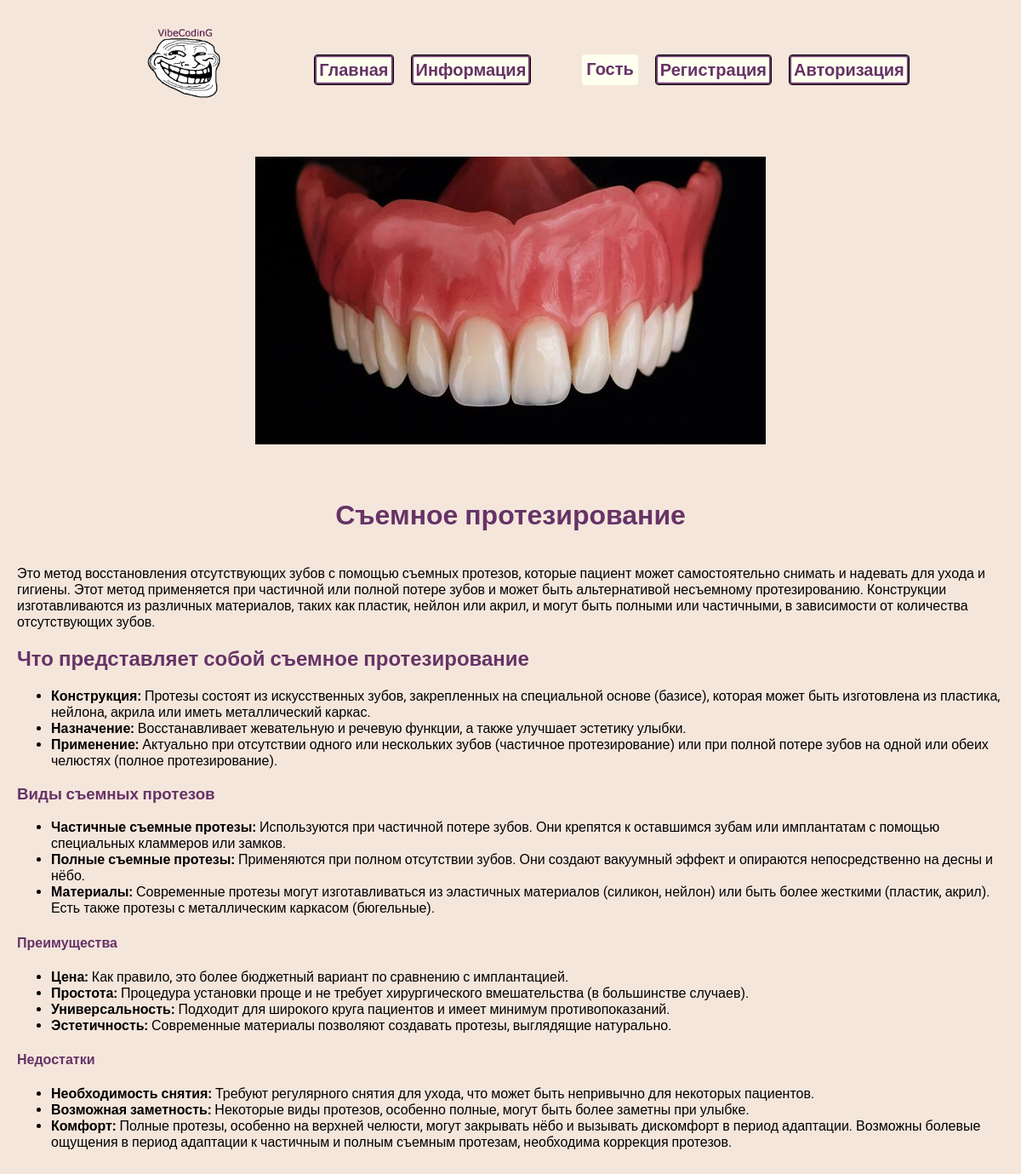
Screenshot of /services/1 with the database file from the repository.
### services/models.py (models this page shows, shortened)
class Services(models.Model):
    title = models.CharField(max_length=200)
    price = models.CharField(max_length=100)
    image = models.ImageField(upload_to='services/images/')
    description = models.TextField()
    about = models.TextField()

### services/views.py (the view)
# urls.py: path('<int:detail_id>', views.detail, name='detail')
def detail(request, detail_id):
    elem = get_object_or_404(Services, pk=detail_id)
    return render(request, 'services/detail.html', {'elem': elem})

### services/templates/services/detail.html
{% extends 'portfolio/base.html' %}
{% block content %}
<div class="detail">
    <div class="image_big"><img src="{{elem.image.url}}"></div>
{{elem.about|safe}}
</div>
{% endblock %}

### portfolio/static/css/style.css (style rules this page uses)
body { font-family: "Roboto", sans-serif; padding: 0; margin: 0; background: #f5e6dc; }
.content h1 { text-align: center; margin: 60px 0 40px; font-style: 36px; }
.image_big { text-align: center; }
h1, h2, h3, h4 { color: #663366; }

### rows the page displays
Services: image (picture), about "Съемное протезирование Это метод восстановления отсутствующих зубов с помощью съемных протезов, которые пациент может самостоятельно снимать и надевать для ухода и гигиены. Этот метод применяется при частичной или полной потере зубов и может быть альтернативой несъемному протезированию. Конструкции изготавливаются из различных материалов, таких как пластик, нейлон или акрил, и могут быть полными или частичными, в зависимости от количества отсутствующих зубов. Что представляет собой съемное протезирование Конструкция: Протезы состоят из искусственных зубов, закрепленных на специальной основе (базисе), которая может быть изготовлена из пластика, нейлона, акрила или иметь металлический каркас.…"
